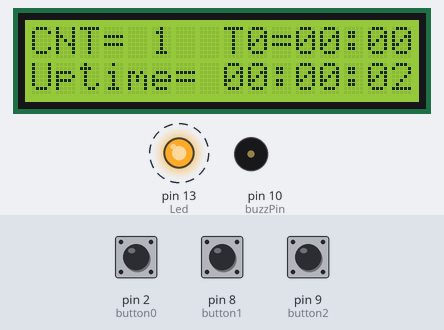
Bench run of a sketch on a simulated Arduino Uno, built with avr-gcc and run on an emulated ATmega328P. Shown: 16×2 character LCD, output pins drawn as LEDs (lit = HIGH), buzzer (waves = sounding, pin HIGH). Dashed ring = blinking. The inputs (shaded band) are chosen by the test bench; at power-on: pin 9 (button2) HIGH, pin 2 (button0) HIGH, pin 8 (button1) HIGH.

Above: at 14.14 s.
14.3 s: pin 9 (button2) pulled LOW for 0.25 s
At 14.83 s:
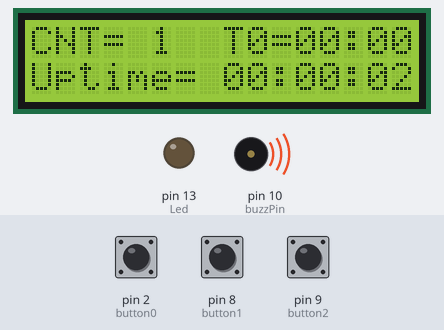
16.5 s: pin 2 (button0) pulled LOW for 0.25 s
At 18.45 s:
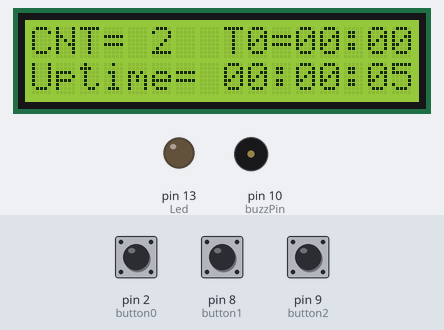
19.0 s: pin 2 (button0) pulled LOW for 1 s
At 21.1 s:
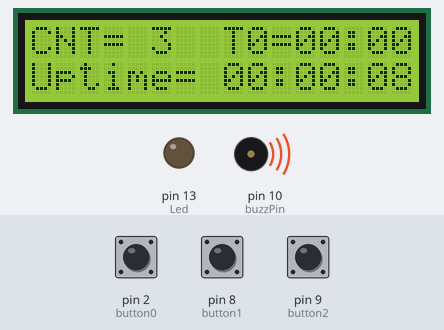
22.1 s: pin 8 (button1) pulled LOW for 3.2 s
At 24.4 s:
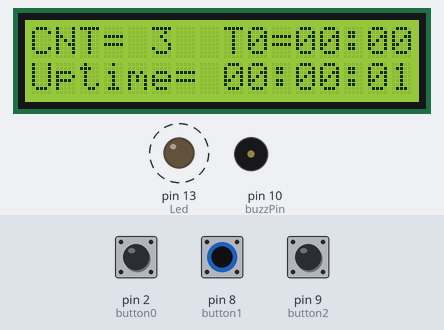
26.8 s: pin 8 (button1) pulled LOW for 0.25 s
At 28.27 s:
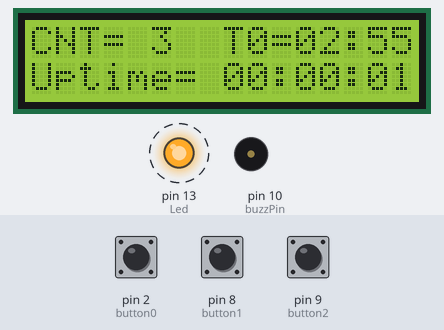
29.2 s: pin 9 (button2) pulled LOW for 1 s
At 32.51 s:
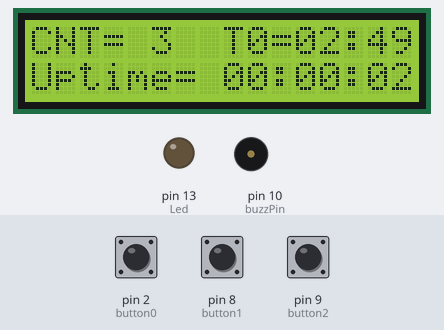
Timing chart, 0 to 34.2 s (numbered marks = the images above; inputs shaded):
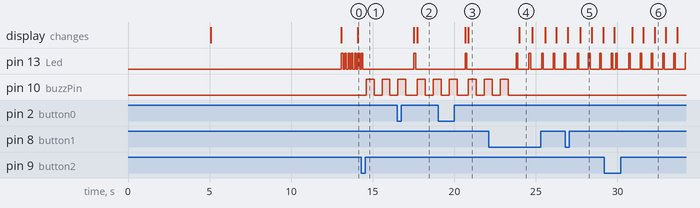

Measured:
- after the input at 14.3 s, pin 13 (Led): goes on until 14.4 s, then stays LOW; pin 10 (buzzPin): alternates HIGH for 0.49 s and LOW for 0.49 s, starting after 0.29 s
- after the input at 16.5 s, the display: first changes after 1.0 s (image 2 shows a later state)
- after the input at 19.0 s, the display: first changes after 1.7 s (image 3 shows a later state)
- after the input at 22.1 s, pin 10 (buzzPin): goes on until 23.3 s, then stays LOW
- by itself, pin 13 (Led): alternates HIGH for 0.10 s and LOW for 0.10 s
- what the display in image 4 shows lasts 0.8 s, from 24.0 s to 24.8 s
- what the display in image 5 shows lasts 0.7 s, from 27.7 s to 28.4 s

The sketch:

Timers_Arduino_UNO.ino
```cpp
#include <LiquidCrystal.h>

LiquidCrystal lcd(12, 11, 7, 6, 5, 4);

int button0 = 2; // pino que está ligado o botão 0
int button1 = 8; // pino que está ligado o botão 1
int button2 = 9; // pino que está ligado o botão 2
int Led = 13; // pino que está ligado o LED
bool trava=false; //travar estado do botão, começa com false
int uniseg, dezseg, unimin, dezmin, unihr, dezhr; // variáveis timer1
unsigned int uniseg2, dezseg2, unimin2, dezmin2; // variáveis timer0
int timer, cntx; //variáveis cnt
const byte buzzPin = 10; // pino que está ligado o buzzer transformado em buzzPin
const byte interruptPin = 2; // pino que está ligado o b0 transformado em interruptPin

void setup() {
pinMode(13,OUTPUT); // Configuração do LED como saída
pinMode(buzzPin,OUTPUT); // Configuração do buzzer como saída
pinMode(interruptPin, INPUT_PULLUP); //configuração da interrupção em b0
attachInterrupt(digitalPinToInterrupt(interruptPin), cont, FALLING); //configuração da interrupção em b0

pinMode(button0, INPUT); // Configuração do botão como Entrada no pi
pinMode(button1, INPUT); // Configuração do botão como Entrada no pino
pinMode(button2, INPUT); // Configuração do botão como Entrada no pi
digitalWrite(button0, HIGH); // Habilita Resistores Internos de Pull-up
digitalWrite(button1, HIGH); // Habilita Resistores Internos de Pull-up
digitalWrite(button2, HIGH); // Habilita Resistores Internos de Pull-up

lcd.begin(16, 2); //inicia o LCD
lcd.setCursor(0,0);
lcd.print("  INTERRUPCOES ");
lcd.setCursor(0,1);
lcd.print("    FATEC-SP    ");
delay(5000);

lcd.setCursor(0,0);
lcd.print("    AUTORES    ");
lcd.setCursor(0,1);
lcd.print("GUSTAVO / JACSON");
delay(8000);
lcd.clear();


TCCR0A=(1<<WGM01);
OCR0A=0xF9; // carga inicial para estouro de 1s
TIMSK0|=(1<<OCIE0A); // habilita interrupção do TIMER0
TCCR0B|=(1<<CS01);
TCCR0B|=(1<<CS00); //prescaler para 1/64


TCCR1A = 0;
TCCR1B=0;
TCCR1B|=(1<<CS10)|(1<<CS12); //prescaler para 1024
TCNT1=0XC2F7; // carga inicial para estouro de 1s
TIMSK1 |=(1<<TOIE1); // habilita interrupção do TIMER1
}

void loop() {
  int state0 = digitalRead(button0);
  int state1 = digitalRead(button1); // Verifica o estado do pino
  int state2 = digitalRead(button2);


 lcd.setCursor(0,1);
 lcd.print("Uptime= ");
 lcd.setCursor(13,1);
 lcd.print(":");
 lcd.setCursor(15,1);
 lcd.print(uniseg);
 lcd.setCursor(14,1);
 lcd.print(dezseg);
 lcd.setCursor(10,1);
 lcd.print(":");
 lcd.setCursor(12,1);
 lcd.print(unimin);
 lcd.setCursor(11,1);
 lcd.print(dezmin);
 lcd.setCursor(9,1);
 lcd.print(unihr);
 lcd.setCursor(8,1);
 lcd.print(dezhr);

 //inicialização do timer1 para Uptime
 if(uniseg==10){
      dezseg++;
      uniseg=0;}

  if(dezseg==6){
      unimin++;
      dezseg=0;}

 if(unimin==10){
      dezmin++;
      unimin=0;}

 if(dezmin==6){
      unihr++;
      dezmin=0;}

 if(unihr==10){
      dezhr++;
      unihr=0;
        }


lcd.setCursor(8,0);
lcd.print("T0=");
lcd.setCursor(11,0);
lcd.print(dezmin2);
lcd.setCursor(12,0);
lcd.print(unimin2);
lcd.setCursor(13,0);
lcd.print(":");
lcd.setCursor(14,0);
lcd.print(dezseg2);
lcd.setCursor(15,0);
lcd.print(uniseg2);


if(state2==LOW){   //configuração do botão 2 para trava/despausa do sistema
delay(100);
trava=!trava;
}

if(state1==LOW){  //configuração do botão 1 para adicionar +1min
    unimin2++;
    delay(100);
  if(unimin2==10){
    unimin2=0;
    dezmin2++;
  }
   }


 if(trava==true){       //se a varíavel trava for true, inicializará o timer0 para contagem regressiva
  if(dezmin2!=0){       //inicialização do timer0 para contagem regressiva
  	if(unimin2==0){
      --dezmin2;
      unimin2=10;}
  }

  if(unimin2!=0){
  	if(dezseg2==0){
    --unimin2;
      dezseg2=6;}
  }

  if(dezseg2!=0){
 	 if(uniseg2==0){
   	 	--dezseg2;
    	uniseg2=10;
     }
  }
  if(uniseg2!=0){
    if(timer>=1000){
      --uniseg2;
      delay(500);
    }
  }
  if((unimin2==0) && (dezmin2==0) && (uniseg2==0) && (dezseg2==0)){     //ao zerar o sistema de timer0, toca buzzer 3 vezes
    	digitalWrite(buzzPin, HIGH);
    	delay(500);
    	digitalWrite(buzzPin, LOW);
    	delay(500);
        digitalWrite(buzzPin, HIGH);
    	delay(500);
    	digitalWrite(buzzPin, LOW);
    	delay(500);
        digitalWrite(buzzPin, HIGH);
    	delay(500);
    	digitalWrite(buzzPin, LOW);
    	delay(500);
  	}
 }


lcd.setCursor(0,0);
lcd.print("CNT=");
lcd.setCursor(5,0);
lcd.print(cntx);

  if(cntx==10){      //se a cntx (variável da interrupção CNT) chegar a 10, toca buzzer 2 vezes
    tone(buzzPin, 1500);
    delay(500);
    noTone(buzzPin);
    delay(500);
    tone(buzzPin, 1500);
    delay(500);
    noTone(buzzPin);
    delay(500);
    cntx=0;
    }


  digitalWrite(Led, HIGH);  //LED oscila a cada 100ms
  delay(100);
  digitalWrite(Led, LOW);
  delay(100);


}


ISR(TIMER1_OVF_vect)     //ISR do timer1 para uptime
{
 TCNT1=0xC2F7;
 uniseg++;

}

ISR(TIMER0_COMPA_vect){   //ISR do timer0 para contagem regressiva
  timer++;
}

void cont(){     //void que é acionada a cada vez que o botão 0 é acionado
  cntx=cntx+1;
  delay(100);
}
```
